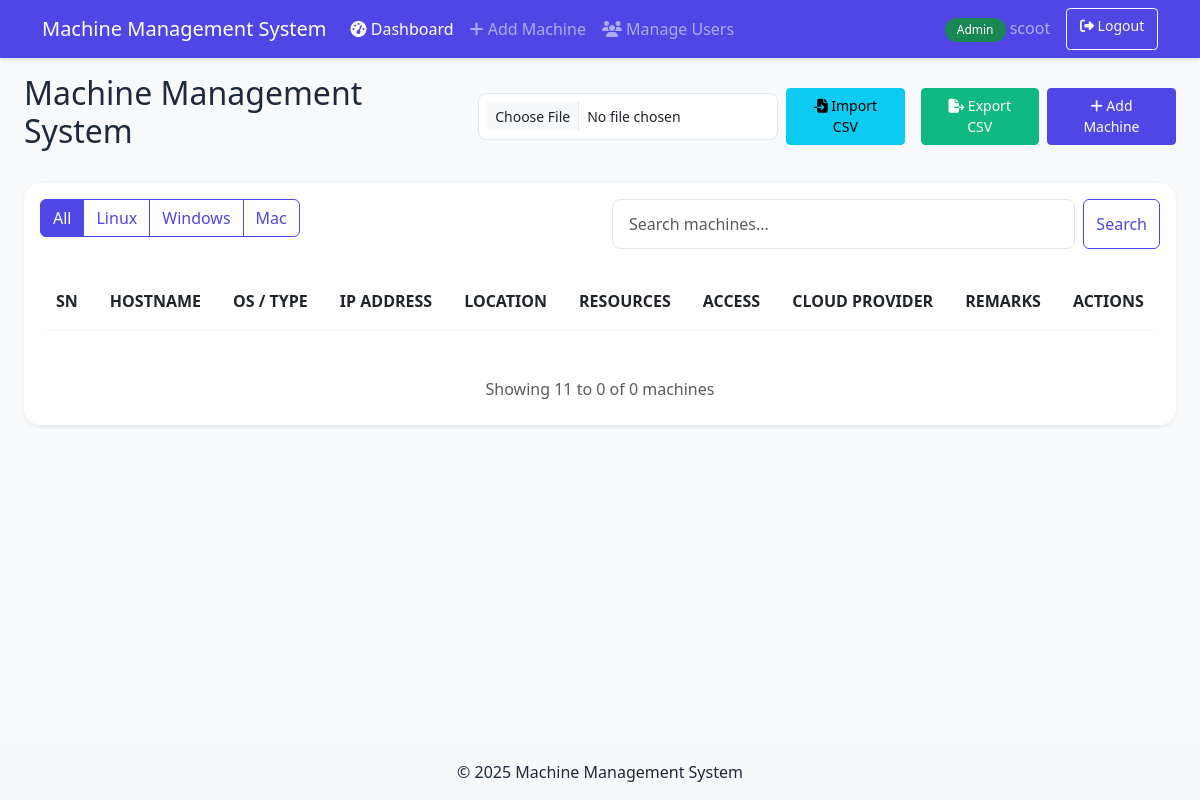
Before: /admin/dashboard?page=2 (signed in) with the older database file.
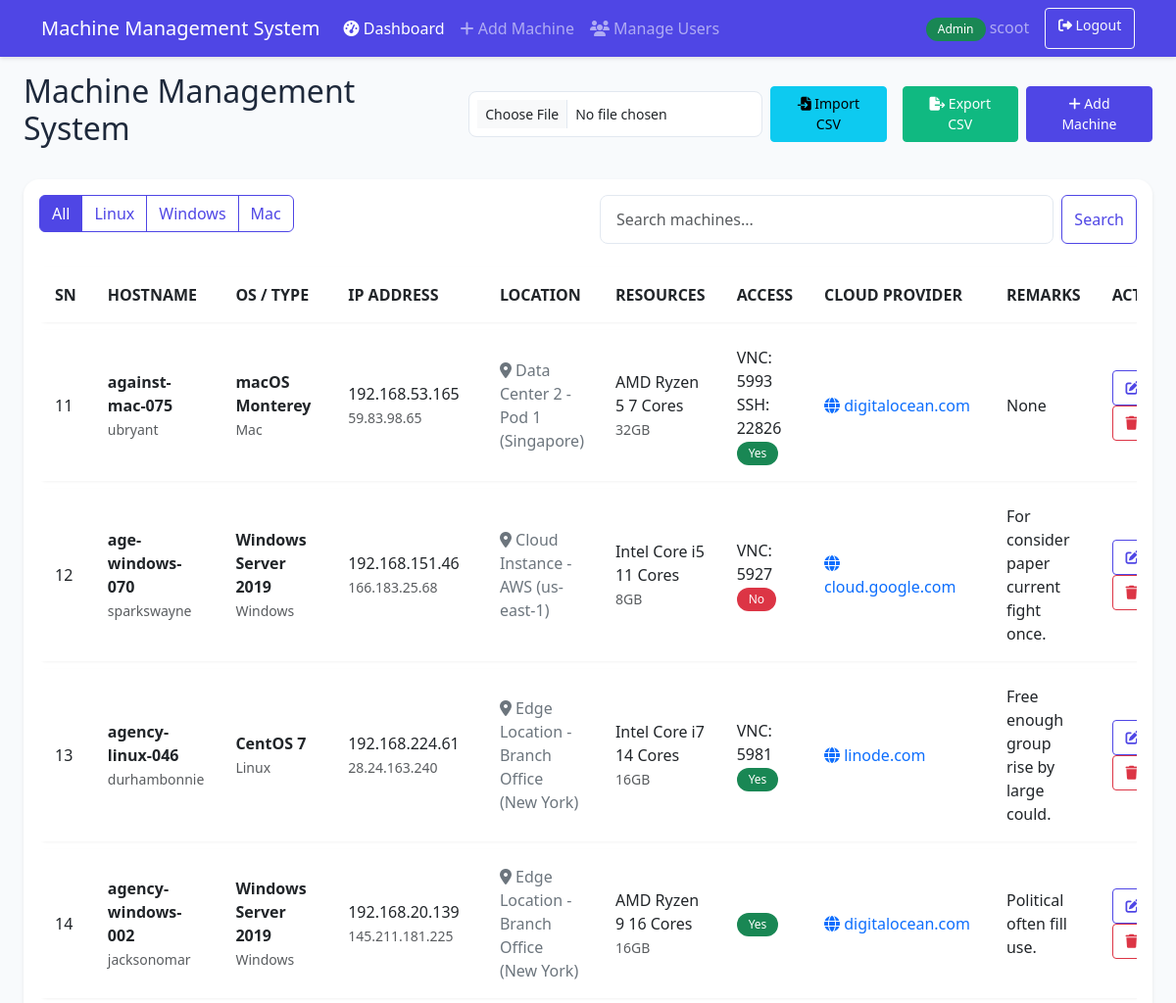
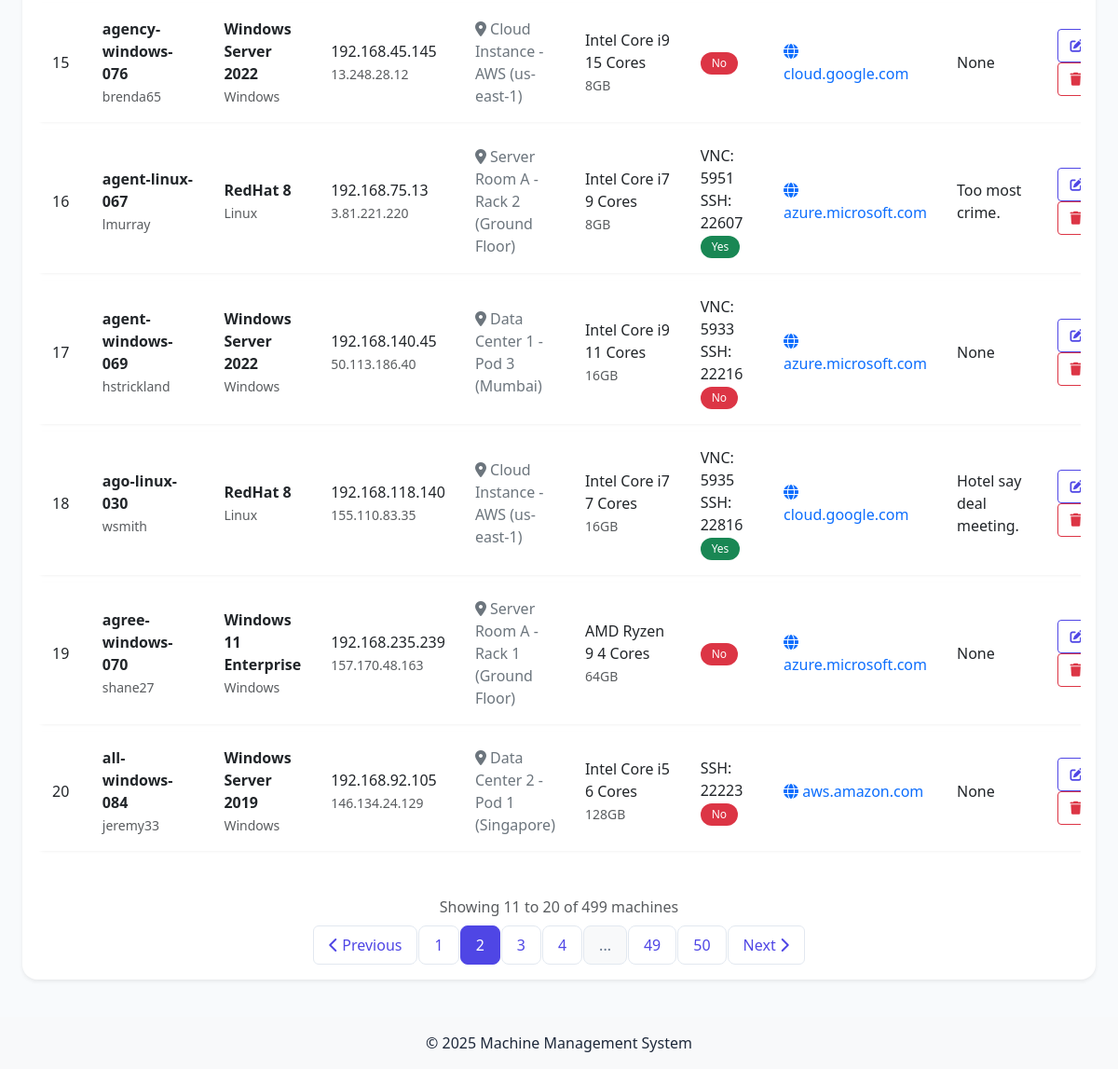
After: the same page with the newer database file (2 pictures, top to bottom).
### models/machine.py (models this page shows, shortened)
class Machine(db.Model):
    __tablename__ = 'machines'
    id = db.Column(db.Integer, primary_key=True)
    hostname = db.Column(db.String(64), unique=True, nullable=False, index=True)
    username = db.Column(db.String(64), nullable=False)
    os_type = db.Column(db.String(20), nullable=False)  # Linux, Windows, Mac
    installed_os = db.Column(db.String(64), nullable=False)
    cpu_details = db.Column(db.String(128), nullable=False)
    ram_details = db.Column(db.String(64), nullable=False)
    private_ip = db.Column(db.String(15), nullable=True)
    public_ip = db.Column(db.String(15), nullable=True)
    cloud_provider_url = db.Column(db.String(128), nullable=True)
    physical_location = db.Column(db.String(128), nullable=True)  # Add this line
    vnc_port = db.Column(db.Integer, nullable=True)
    ssh_port = db.Column(db.Integer, nullable=True)  # Add this line
    outside_accessible = db.Column(db.Boolean, default=False)
    remarks = db.Column(db.Text, nullable=True)
    created_at = db.Column(db.DateTime, default=datetime.utcnow)
    updated_at = db.Column(db.DateTime, default=datetime.utcnow, onupdate=datetime.utcnow)

### app.py (the view, shortened to what this page needs)
@app.route('/admin/dashboard')
@login_required
def admin_dashboard():
    if not current_user.is_admin:
        flash('Access denied. Admin privileges required.', 'danger')
        return redirect(url_for('index'))
    page = request.args.get('page', 1, type=int)
    per_page = 10
    os_filter = request.args.get('os')
    search = request.args.get('search')
    query = Machine.query
    if os_filter:
        query = query.filter_by(os_type=os_filter)
    pagination = query.order_by(Machine.hostname).paginate(
        page=page, per_page=per_page, error_out=False
    )
    return render_template('admin/dashboard.html',
                         machines=pagination.items,
                         pagination=pagination)

### models/user.py (called while the page is built)
@login_manager.user_loader
def load_user(user_id):
    return User.query.get(int(user_id))

### templates/admin/dashboard.html (shortened to what the changed rows need)
{% extends "base.html" %}
{% block content %}
<div class="d-flex justify-content-between align-items-center mb-4">
    <h2>Machine Management System</h2>
</div>
<div class="card shadow-sm mb-4">
    <div class="card-body">
        <div class="table-responsive">
            <table class="table table-hover">
                <thead>
                    <tr>
                        <th>SN</th>
                        <th>HOSTNAME</th>
                        <th>OS / TYPE</th>
                        <th>IP ADDRESS</th>
                        <th>LOCATION</th>
                        <th>RESOURCES</th>
                        <th>ACCESS</th>
                        <th>CLOUD PROVIDER</th>
                        <th>REMARKS</th>
                        {% if current_user.is_admin %}
                        <th>ACTIONS</th>
                        {% endif %}
                    </tr>
                </thead>
                <tbody>
                    {% for machine in machines %}
                    <tr>
                        <td>{{ (pagination.page - 1) * pagination.per_page + loop.index }}</td>
                        <td>
                            <strong>{{ machine.hostname }}</strong><br>
                            <small class="text-muted">{{ machine.username }}</small>
                        </td>
                        <td>
                            <strong>{{ machine.installed_os }}</strong><br>
                            <small class="text-muted">{{ machine.os_type }}</small>
                        </td>
                        <td>
                            {% if machine.private_ip %}
                            <span>{{ machine.private_ip }}</span><br>
                            {% endif %}
                            {% if machine.public_ip %}
                            <small class="text-muted">{{ machine.public_ip }}</small>
                            {% endif %}
                        </td>
                        <td>
                            {% if machine.physical_location %}
                            <span class="text-secondary">
                                <i class="fas fa-map-marker-alt"></i> {{ machine.physical_location }}
                            </span>
                            {% else %}
                            <span class="text-muted">Not specified</span>
                            {% endif %}
                        </td>
                        <td>
                            <span>{{ machine.cpu_details }}</span><br>
                            <small class="text-muted">{{ machine.ram_details }}</small>
                        </td>
                        <td>
                            {% if machine.vnc_port %}
                            <span>VNC: {{ machine.vnc_port }}</span><br>
                            {% endif %}
                            {% if machine.ssh_port %}
                            <span>SSH: {{ machine.ssh_port }}</span><br>
                            {% endif %}
                            <span class="badge {% if machine.outside_accessible %}bg-success{% elif machine.outside_accessible == false %}bg-danger{% else %}bg-warning{% endif %}">
                                {{ 'Yes' if machine.outside_accessible else 'No' }}
                            </span>
                        </td>
                        <td>
                            {% if machine.cloud_provider_url %}
                            {% set domain = machine.cloud_provider_url.replace('https://', '').replace('http://', '').split('/')[0] %}
                            <span class="text-primary" title="{{ machine.cloud_provider_url }}">
                                <i class="fas fa-globe"></i> {{ domain }}
                            </span>
                            {% else %}
                            <span class="text-muted">No URL</span>
                            {% endif %}
                        </td>
                        <td>{{ machine.remarks }}</td>
                        {% if current_user.is_admin %}
                        <td>
                            <a href="{{ url_for('edit_machine', machine_id=machine.id) }}" class="btn btn-sm btn-outline-primary">
                                <i class="fas fa-edit"></i>
                            </a>
                            <button type="button" class="btn btn-sm btn-outline-danger" onclick="showDeleteModal('{{ machine.id }}', '{{ machine.hostname }}')">
                                <i class="fas fa-trash"></i>
                            </button>
                        </td>
                        {% endif %}
                    </tr>
                    {% endfor %}
                </tbody>
            </table>
        </div>
        <div class="d-flex flex-column align-items-center mt-4">
            <div class="text-muted mb-2">
                {% set end_item = pagination.page * pagination.per_page %}
                {% if end_item > pagination.total %}
                    {% set end_item = pagination.total %}
                {% endif %}
                Showing {{ (pagination.page - 1) * pagination.per_page + 1 }}
                to {{ end_item }}
                of {{ pagination.total }} machines
            </div>
            {% if pagination.pages > 1 %}
            <nav aria-label="Machine navigation">
                <ul class="pagination">
                    <li class="page-item {{ 'disabled' if pagination.page == 1 }}">
                        <a class="page-link" href="{{ url_for(current_user.is_admin and 'admin_dashboard' or 'user_dashboard', page=pagination.prev_num, os=request.args.get('os'), search=request.args.get('search')) }}">
                            <i class="fas fa-chevron-left"></i> Previous
                        </a>
                    </li>
                    {% for page_num in pagination.iter_pages(left_edge=2, left_current=2, right_current=2, right_edge=2) %}
                        {% if page_num %}
                            <li class="page-item {{ 'active' if pagination.page == page_num }}">
                                <a class="page-link" href="{{ url_for(current_user.is_admin and 'admin_dashboard' or 'user_dashboard', page=page_num, os=request.args.get('os'), search=request.args.get('search')) }}">{{ page_num }}</a>
                            </li>
                        {% else %}
                            <li class="page-item disabled">
                                <span class="page-link">...</span>
                            </li>
                        {% endif %}
                    {% endfor %}
                    <li class="page-item {{ 'disabled' if pagination.page == pagination.pages }}">
                        <a class="page-link" href="{{ url_for(current_user.is_admin and 'admin_dashboard' or 'user_dashboard', page=pagination.next_num, os=request.args.get('os'), search=request.args.get('search')) }}">
                            Next <i class="fas fa-chevron-right"></i>
                        </a>
                    </li>
                </ul>
            </nav>
            {% endif %}
        </div>
    </div>
</div>
{% endblock %}

Changed rows visible on the page:
added Machine: page "11", hostname "against-mac-075", username "ubryant", installed_os "macOS Monterey", os_type "Mac", private_ip "192.168.53.165", public_ip "59.83.98.65", physical_location "Data Center 2 - Pod 1 (Singapore)", cpu_details "AMD Ryzen 5 7 Cores", ram_details "32GB", vnc_port "5993", ssh_port "22826", outside_accessible "Yes", domain "digitalocean.com", remarks "None"
added Machine: page "12", hostname "age-windows-070", username "sparkswayne", installed_os "Windows Server 2019", os_type "Windows", private_ip "192.168.151.46", public_ip "166.183.25.68", physical_location "Cloud Instance - AWS (us-east-1)", cpu_details "Intel Core i5 11 Cores", ram_details "8GB", vnc_port "5927", outside_accessible "No", domain "cloud.google.com", remarks "For consider paper current fight once."
added Machine: page "13", hostname "agency-linux-046", username "durhambonnie", installed_os "CentOS 7", os_type "Linux", private_ip "192.168.224.61", public_ip "28.24.163.240", physical_location "Edge Location - Branch Office (New York)", cpu_details "Intel Core i7 14 Cores", ram_details "16GB", vnc_port "5981", outside_accessible "Yes", domain "linode.com", remarks "Free enough group rise by large could."
added Machine: page "14", hostname "agency-windows-002", username "jacksonomar", installed_os "Windows Server 2019", os_type "Windows", private_ip "192.168.20.139", public_ip "145.211.181.225", physical_location "Edge Location - Branch Office (New York)", cpu_details "AMD Ryzen 9 16 Cores", ram_details "16GB", outside_accessible "Yes", domain "digitalocean.com", remarks "Political often fill use."
added Machine: page "15", hostname "agency-windows-076", username "brenda65", installed_os "Windows Server 2022", os_type "Windows", private_ip "192.168.45.145", public_ip "13.248.28.12", physical_location "Cloud Instance - AWS (us-east-1)", cpu_details "Intel Core i9 15 Cores", ram_details "8GB", outside_accessible "No", domain "cloud.google.com", remarks "None"
added Machine: page "16", hostname "agent-linux-067", username "lmurray", installed_os "RedHat 8", os_type "Linux", private_ip "192.168.75.13", public_ip "3.81.221.220", physical_location "Server Room A - Rack 2 (Ground Floor)", cpu_details "Intel Core i7 9 Cores", ram_details "8GB", vnc_port "5951", ssh_port "22607", outside_accessible "Yes", domain "azure.microsoft.com", remarks "Too most crime."
added Machine: page "17", hostname "agent-windows-069", username "hstrickland", installed_os "Windows Server 2022", os_type "Windows", private_ip "192.168.140.45", public_ip "50.113.186.40", physical_location "Data Center 1 - Pod 3 (Mumbai)", cpu_details "Intel Core i9 11 Cores", ram_details "16GB", vnc_port "5933", ssh_port "22216", outside_accessible "No", domain "azure.microsoft.com", remarks "None"
added Machine: page "18", hostname "ago-linux-030", username "wsmith", installed_os "RedHat 8", os_type "Linux", private_ip "192.168.118.140", public_ip "155.110.83.35", physical_location "Cloud Instance - AWS (us-east-1)", cpu_details "Intel Core i7 7 Cores", ram_details "16GB", vnc_port "5935", ssh_port "22816", outside_accessible "Yes", domain "cloud.google.com", remarks "Hotel say deal meeting."
added Machine: page "19", hostname "agree-windows-070", username "shane27", installed_os "Windows 11 Enterprise", os_type "Windows", private_ip "192.168.235.239", public_ip "157.170.48.163", physical_location "Server Room A - Rack 1 (Ground Floor)", cpu_details "AMD Ryzen 9 4 Cores", ram_details "64GB", outside_accessible "No", domain "azure.microsoft.com", remarks "None"
added Machine: page "20", hostname "all-windows-084", username "jeremy33", installed_os "Windows Server 2019", os_type "Windows", private_ip "192.168.92.105", public_ip "146.134.24.129", physical_location "Data Center 2 - Pod 1 (Singapore)", cpu_details "Intel Core i5 6 Cores", ram_details "128GB", ssh_port "22223", outside_accessible "No", domain "aws.amazon.com", remarks "None"
Other visible differences:
{{ end_item }}: "0" → "20"
{{ pagination.total }}: "0" → "499"
text now shown: "Previous Next"
new list line: "1"
new list line: "2"
new list line: "3"
new list line: "4"
new list line: "49"
new list line: "50"
